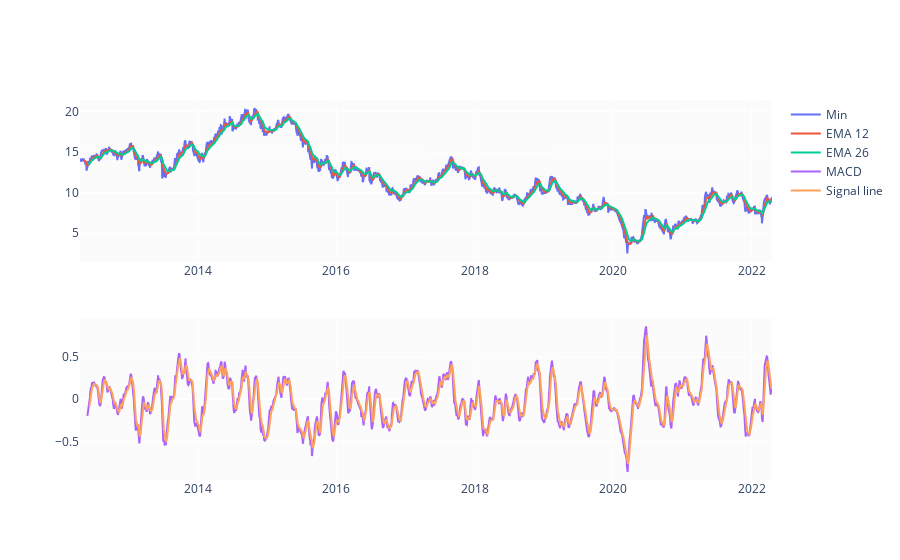

The notebook cell saved with this chart:
### Markdown cell above
### MACD

### Code cell
for label in ['Otwarcie', 'Zamknięcie', 'Maks', 'Min']:
    new_col = '{}_EMA_9'.format(label)
    df[new_col] = df[label].rolling(5).mean().shift()
    new_col = '{}_SMA_10'.format(label)
    df[new_col] = df[label].rolling(10).mean().shift()
    EMA_12 = pd.Series(df[label].ewm(span=12, min_periods=12).mean())
    EMA_26 = pd.Series(df[label].ewm(span=26, min_periods=26).mean())
    new_col = '{}_MACD'.format(label)
    df[new_col] = pd.Series(EMA_12 - EMA_26)
    new_col1 = '{}_MACD_signal'.format(label)
    df[new_col1] = pd.Series(df[new_col].ewm(span=9, min_periods=9).mean())

fig = make_subplots(rows=2, cols=1)
fig.add_trace(go.Scatter(x=df.Data, y=df.Min, name='Min'), row=1, col=1)
fig.add_trace(go.Scatter(x=df.Data, y=EMA_12, name='EMA 12'), row=1, col=1)
fig.add_trace(go.Scatter(x=df.Data, y=EMA_26, name='EMA 26'), row=1, col=1)
fig.add_trace(go.Scatter(x=df.Data, y=df['Min_MACD'], name='MACD'), row=2, col=1)
fig.add_trace(go.Scatter(x=df.Data, y=df['Min_MACD_signal'], name='Signal line'), row=2, col=1)
fig.show()

### Figure 1 — Plotly figure (JSON) as saved in the notebook; plotly's stock layout.template omitted (floating-point values rounded to 4 significant figures; data arrays with more than 128 entries replaced by an {"elided": "..."} marker saying what was removed)
{"data": [{"name": "Min", "type": "scatter", "x": {"elided": "2506 str values"}, "xaxis": "x", "y": {"elided": "2506 float values"}, "yaxis": "y"}, {"name": "EMA 12", "type": "scatter", "x": {"elided": "2506 str values"}, "xaxis": "x", "y": {"elided": "2506 float values"}, "yaxis": "y"}, {"name": "EMA 26", "type": "scatter", "x": {"elided": "2506 str values"}, "xaxis": "x", "y": {"elided": "2506 float values"}, "yaxis": "y"}, {"name": "MACD", "type": "scatter", "x": {"elided": "2506 str values"}, "xaxis": "x2", "y": {"elided": "2506 float values"}, "yaxis": "y2"}, {"name": "Signal line", "type": "scatter", "x": {"elided": "2506 str values"}, "xaxis": "x2", "y": {"elided": "2506 float values"}, "yaxis": "y2"}], "layout": {"xaxis": {"anchor": "y", "domain": [0, 1]}, "xaxis2": {"anchor": "y2", "domain": [0, 1]}, "yaxis": {"anchor": "x", "domain": [0.575, 1]}, "yaxis2": {"anchor": "x2", "domain": [0, 0.425]}}}
